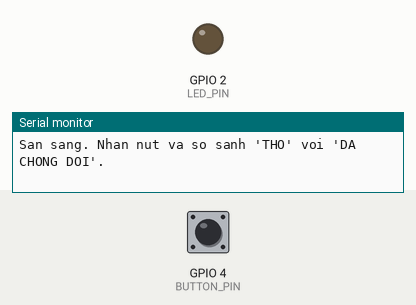
Simulated run of this program. Board: ESP32. Shown: output pins drawn as LEDs (lit = HIGH), the last lines printed to the serial monitor. Inputs (shaded band) come from the test bench; at power-on: GPIO 4 (BUTTON_PIN) HIGH.

Above: at 1.4 s.
1.5 s: GPIO 4 (BUTTON_PIN) pulled LOW for 0.15 s
At 2.7 s:
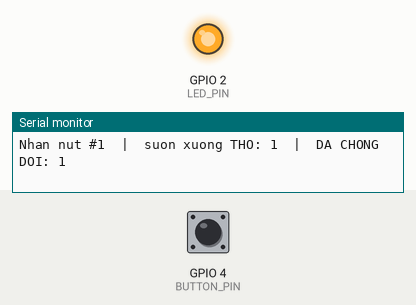
3.1 s: GPIO 4 (BUTTON_PIN) pulled LOW for 1 s
At 3.9 s:
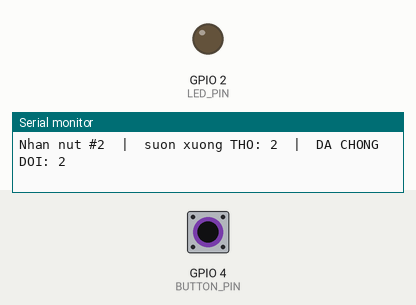
5.6 s: GPIO 4 (BUTTON_PIN) pulled LOW for 3.2 s
At 6.9 s:
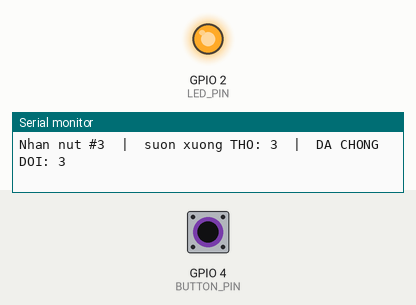
Timing chart, 0 to 8.6 s (numbered marks = the images above; inputs shaded):
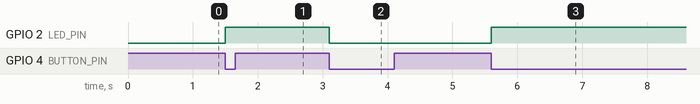

The program:

main.cpp
```cpp
#include <Arduino.h>
#define BUTTON_PIN   4     // Chân nút nhấn (ngắt ngoài)
#define LED_PIN      2     // Chân LED báo hiệu
#define DEBOUNCE_MS  50    // Cửa sổ chống dội: bỏ qua sườn xuống trong 50ms sau sườn đầu

volatile uint32_t debouncedCount = 0;       // Số lần nhấn nút THỰC SỰ (đã chống dội)
volatile uint32_t rawEdgeCount = 0;         // Số sườn xuống THÔ (để đối chiếu, chưa chống dội)
volatile unsigned long lastInterruptTime = 0; // Mốc thời gian (ms) của sườn xuống hợp lệ gần nhất

// ----------------- ISR: CÓ CHỐNG DỘI BẰNG millis() -----------------
void IRAM_ATTR handleInterrupt() {
  rawEdgeCount++;   // Ghi nhận mọi sườn xuống thô, chỉ để đối chiếu

  unsigned long now = millis();
  if (now - lastInterruptTime >= DEBOUNCE_MS) {
    // Đã qua 50ms kể từ sườn xuống hợp lệ trước đó -> đây là lần nhấn MỚI
    debouncedCount++;
    lastInterruptTime = now;
  }
  // Ngược lại: sườn xuống này rơi vào "cửa sổ chống dội" -> bỏ qua, không đếm
}

void setup() {
  Serial.begin(115200);
  delay(200);
  Serial.println("\n=== BAI 2: Demo Debounce bang millis() trong ISR ===");

  pinMode(BUTTON_PIN, INPUT_PULLUP);
  pinMode(LED_PIN, OUTPUT);
  digitalWrite(LED_PIN, LOW);

  attachInterrupt(digitalPinToInterrupt(BUTTON_PIN), handleInterrupt, FALLING);

  Serial.println("San sang. Nhan nut va so sanh 'THO' voi 'DA CHONG DOI'.");
}

void loop() {
  static uint32_t lastShownCount = 0;

  // Sao chép biến dùng chung trong lúc tạm tắt ngắt để đọc cho an toàn
  noInterrupts();
  uint32_t deb = debouncedCount;
  uint32_t raw = rawEdgeCount;
  interrupts();

  // Chỉ xử lý khi có lần nhấn mới
  if (deb != lastShownCount) {
    lastShownCount = deb;

    digitalWrite(LED_PIN, !digitalRead(LED_PIN));   // Đảo LED mỗi lần nhấn thật

    Serial.print("Nhan nut #");
    Serial.print(deb);
    Serial.print("  |  suon xuong THO: ");
    Serial.print(raw);
    Serial.print("  |  DA CHONG DOI: ");
    Serial.println(deb);
  }
}
```

Measured:
- after the input at 1.5 s, GPIO 2 (LED_PIN): LOW → HIGH at once
- after the input at 3.1 s, GPIO 2 (LED_PIN): HIGH → LOW at once
- after the input at 5.6 s, GPIO 2 (LED_PIN): LOW → HIGH at once
